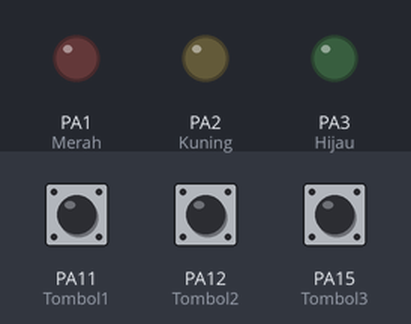
The sketch below on a simulated STM32 Blue Pill. On the bench: output pins drawn as LEDs (lit = HIGH). The test bench sets the inputs (shaded band); at power-on: PA11 (Tombol1) LOW, PA12 (Tombol2) LOW, PA15 (Tombol3) LOW. What the sketch prints to the serial monitor is not drawn.

Above: at 1.2 s.
1.3 s: PA11 (Tombol1) pulled HIGH for 0.15 s
At 1.37 s:
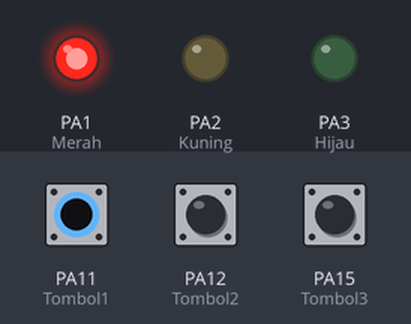
2.9 s: PA12 (Tombol2) pulled HIGH for 0.15 s
At 2.97 s:
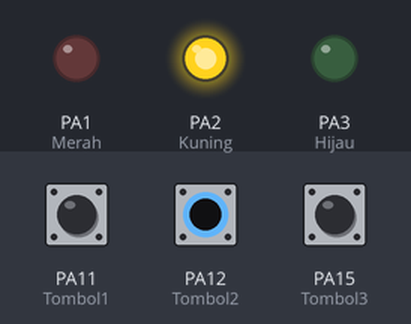
4.5 s: PA15 (Tombol3) pulled HIGH for 0.15 s
At 4.57 s:
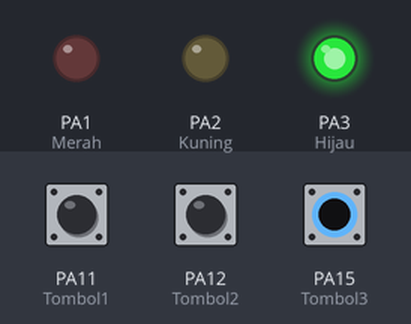
6.1 s: PA11 (Tombol1) pulled HIGH for 1 s
At 7.7 s:
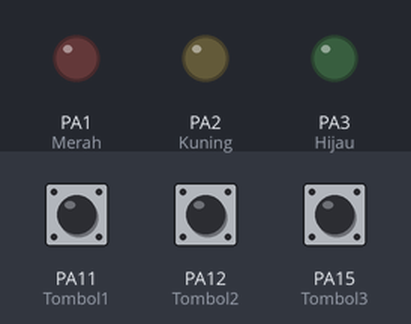
10.1 s: PA11 (Tombol1) pulled HIGH for 3.2 s
At 11.2 s:
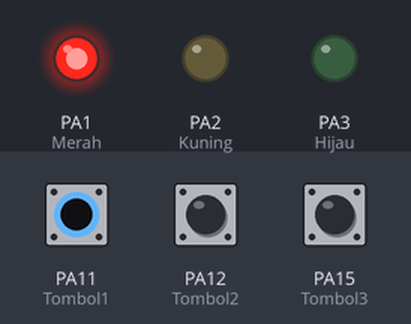
14.8 s: PA12 (Tombol2) pulled HIGH for 3.2 s
At 16.0 s:
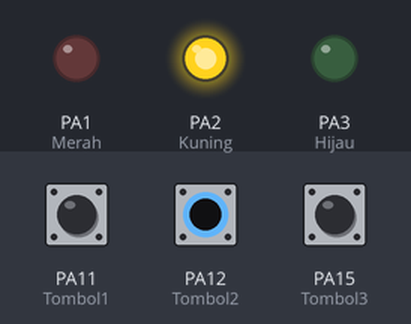
Timing chart, 0 to 19.5 s (numbered marks = the images above; inputs shaded):
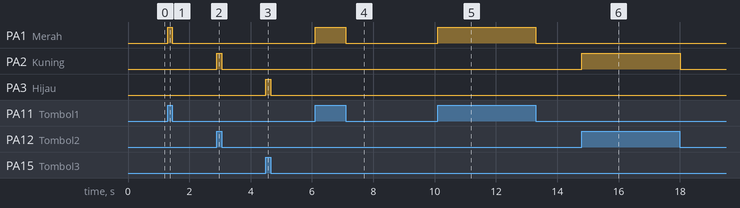

Measured:
- after the input at 1.3 s, PA1 (Merah): LOW → HIGH at once, → LOW 0.15 s later
- after the input at 2.9 s, PA2 (Kuning): LOW → HIGH at once, → LOW 0.15 s later
- after the input at 4.5 s, PA3 (Hijau): LOW → HIGH at once, → LOW 0.15 s later
- after the input at 6.1 s, PA1 (Merah): LOW → HIGH at once, → LOW 1.0 s later
- after the input at 10.1 s, PA1 (Merah): LOW → HIGH at once, → LOW 3.2 s later
- after the input at 14.8 s, PA2 (Kuning): LOW → HIGH at once, → LOW 3.2 s later

The sketch:

STM32_LED.ino
```cpp
//INISIALISASI
int Tombol1=PA11;
int Tombol2=PA12;
int Tombol3=PA15;

int Merah=PA1;
int Kuning=PA2;
int Hijau=PA3;

void setup() {
  Serial.begin(9600);

  pinMode(Merah,OUTPUT);
  pinMode(Kuning,OUTPUT);
  pinMode(Hijau,OUTPUT);

  pinMode(Tombol1,INPUT);
  pinMode(Tombol2,INPUT);
  pinMode(Tombol3,INPUT);
}

void loop() {

 //BACA DATA
  int bacaT1=digitalRead(Tombol1);
  int bacaT2=digitalRead(Tombol2);
  int bacaT3=digitalRead(Tombol3);

 //PRINT SERIAL
   Serial.print("T1 :")   ; Serial.print(bacaT1);
   Serial.print(" | T2 :"); Serial.print(bacaT2);
   Serial.print(" | T3 :"); Serial.print(bacaT3);
   Serial.println(); //UNTUK ENTER

 //LOGIKA
  if(bacaT1==1){
  digitalWrite(Merah,HIGH);
  }else{
  digitalWrite(Merah,LOW);
  }

  if(bacaT2==1){
  digitalWrite(Kuning,HIGH);
  }else{
  digitalWrite(Kuning,LOW);
  }

  if(bacaT3==1){
  digitalWrite(Hijau,HIGH);
  }else{
  digitalWrite(Hijau,LOW);
  }
}
```
